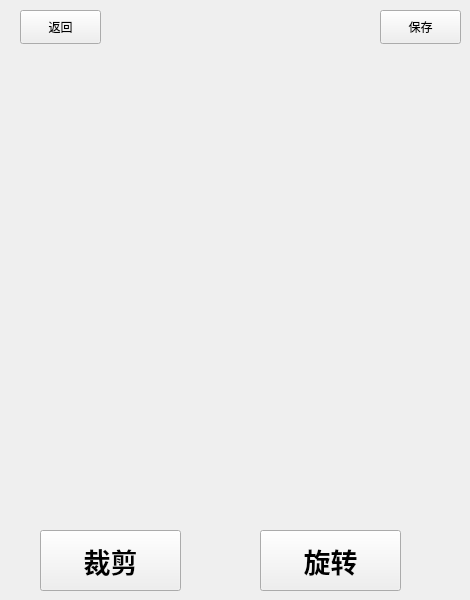
   <widget class="QWidget" name="editInterface">
    <widget class="QPushButton" name="backEdit">
     <property name="geometry">
      <rect>
       <x>20</x>
       <y>10</y>
       <width>81</width>
       <height>34</height>
      </rect>
     </property>
     <property name="text">
      <string>返回</string>
     </property>
    </widget>
    <widget class="QPushButton" name="saveEdit">
     <property name="geometry">
      <rect>
       <x>380</x>
       <y>10</y>
       <width>81</width>
       <height>34</height>
      </rect>
     </property>
     <property name="text">
      <string>保存</string>
     </property>
    </widget>
    <widget class="QLabel" name="editPhoto">
     <property name="geometry">
      <rect>
       <x>30</x>
       <y>90</y>
       <width>411</width>
       <height>361</height>
      </rect>
     </property>
     <property name="text">
      <string/>
     </property>
    </widget>
    <widget class="QPushButton" name="tailor">
     <property name="geometry">
      <rect>
       <x>40</x>
       <y>530</y>
       <width>141</width>
       <height>61</height>
      </rect>
     </property>
     <property name="font">
      <font>
       <family>Agency FB</family>
       <pointsize>20</pointsize>
       <weight>75</weight>
       <bold>true</bold>
      </font>
     </property>
     <property name="text">
      <string>裁剪</string>
     </property>
    </widget>
    <widget class="QPushButton" name="rotate">
     <property name="geometry">
      <rect>
       <x>260</x>
       <y>530</y>
       <width>141</width>
       <height>61</height>
      </rect>
     </property>
     <property name="font">
      <font>
       <family>Agency FB</family>
       <pointsize>20</pointsize>
       <weight>75</weight>
       <bold>true</bold>
      </font>
     </property>
     <property name="text">
      <string>旋转</string>
     </property>
    </widget>
   </widget>
